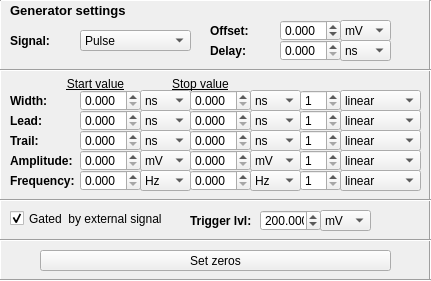
   <widget class="QWidget" name="widget_3" native="true">
    <property name="geometry">
     <rect>
      <x>300</x>
      <y>570</y>
      <width>431</width>
      <height>281</height>
     </rect>
    </property>
    <widget class="QLabel" name="label_25">
     <property name="geometry">
      <rect>
       <x>10</x>
       <y>0</y>
       <width>141</width>
       <height>21</height>
      </rect>
     </property>
     <property name="font">
      <font>
       <pointsize>10</pointsize>
       <weight>75</weight>
       <bold>true</bold>
      </font>
     </property>
     <property name="text">
      <string>Generator settings</string>
     </property>
     <property name="textFormat">
      <enum>Qt::AutoText</enum>
     </property>
     <property name="wordWrap">
      <bool>false</bool>
     </property>
    </widget>
    <widget class="QLabel" name="label_7">
     <property name="geometry">
      <rect>
       <x>10</x>
       <y>170</y>
       <width>71</width>
       <height>21</height>
      </rect>
     </property>
     <property name="font">
      <font>
       <weight>75</weight>
       <bold>true</bold>
      </font>
     </property>
     <property name="text">
      <string>Frequency:</string>
     </property>
    </widget>
    <widget class="QDoubleSpinBox" name="freq">
     <property name="geometry">
      <rect>
       <x>80</x>
       <y>170</y>
       <width>61</width>
       <height>21</height>
      </rect>
     </property>
     <property name="decimals">
      <number>3</number>
     </property>
     <property name="minimum">
      <double>0.000000000000000</double>
     </property>
     <property name="maximum">
      <double>1000.000000000000000</double>
     </property>
     <property name="singleStep">
      <double>1.000000000000000</double>
     </property>
     <property name="value">
      <double>0.000000000000000</double>
     </property>
    </widget>
    <widget class="QComboBox" name="comboBox_freq">
     <property name="geometry">
      <rect>
       <x>140</x>
       <y>170</y>
       <width>51</width>
       <height>21</height>
      </rect>
     </property>
     <item>
      <property name="text">
       <string>Hz</string>
      </property>
     </item>
     <item>
      <property name="text">
       <string>kHz</string>
      </property>
     </item>
     <item>
      <property name="text">
       <string>MHz</string>
      </property>
     </item>
    </widget>
    <widget class="QLabel" name="label_8">
     <property name="geometry">
      <rect>
       <x>210</x>
       <y>40</y>
       <width>47</width>
       <height>21</height>
      </rect>
     </property>
     <property name="font">
      <font>
       <weight>75</weight>
       <bold>true</bold>
      </font>
     </property>
     <property name="text">
      <string>Delay:</string>
     </property>
    </widget>
    <widget class="QDoubleSpinBox" name="delay">
     <property name="geometry">
      <rect>
       <x>280</x>
       <y>40</y>
       <width>61</width>
       <height>21</height>
      </rect>
     </property>
     <property name="decimals">
      <number>3</number>
     </property>
     <property name="maximum">
      <double>1000.000000000000000</double>
     </property>
     <property name="singleStep">
      <double>1.000000000000000</double>
     </property>
    </widget>
    <widget class="QComboBox" name="comboBox_delay">
     <property name="geometry">
      <rect>
       <x>340</x>
       <y>40</y>
       <width>51</width>
       <height>21</height>
      </rect>
     </property>
     <item>
      <property name="text">
       <string>ns</string>
      </property>
     </item>
     <item>
      <property name="text">
       <string>s</string>
      </property>
     </item>
     <item>
      <property name="text">
       <string>ms</string>
      </property>
     </item>
     <item>
      <property name="text">
       <string>μs</string>
      </property>
     </item>
    </widget>
    <widget class="QComboBox" name="comboBox_offset">
     <property name="geometry">
      <rect>
       <x>340</x>
       <y>20</y>
       <width>51</width>
       <height>21</height>
      </rect>
     </property>
     <item>
      <property name="text">
       <string>mV</string>
      </property>
     </item>
     <item>
      <property name="text">
       <string>V</string>
      </property>
     </item>
    </widget>
    <widget class="QLabel" name="Ampl_3">
     <property name="geometry">
      <rect>
       <x>210</x>
       <y>20</y>
       <width>81</width>
       <height>21</height>
      </rect>
     </property>
     <property name="font">
      <font>
       <weight>75</weight>
       <bold>true</bold>
      </font>
     </property>
     <property name="text">
      <string>Offset:</string>
     </property>
    </widget>
    <widget class="QDoubleSpinBox" name="offset">
     <property name="geometry">
      <rect>
       <x>280</x>
       <y>20</y>
       <width>61</width>
       <height>21</height>
      </rect>
     </property>
     <property name="decimals">
      <number>3</number>
     </property>
     <property name="minimum">
      <double>-1000.000000000000000</double>
     </property>
     <property name="maximum">
      <double>1000.000000000000000</double>
     </property>
     <property name="singleStep">
      <double>1.000000000000000</double>
     </property>
    </widget>
    <widget class="QComboBox" name="signal_type_box">
     <property name="geometry">
      <rect>
       <x>80</x>
       <y>30</y>
       <width>111</width>
       <height>21</height>
      </rect>
     </property>
     <item>
      <property name="text">
       <string>Pulse</string>
      </property>
     </item>
     <item>
      <property name="text">
       <string>Square</string>
      </property>
     </item>
     <item>
      <property name="text">
       <string>Sine</string>
      </property>
     </item>
     <item>
      <property name="text">
       <string>Ramp</string>
      </property>
     </item>
     <item>
      <property name="text">
       <string>Noise</string>
      </property>
     </item>
     <item>
      <property name="text">
       <string>Arb</string>
      </property>
     </item>
    </widget>
    <widget class="QLabel" name="label_9">
     <property name="geometry">
      <rect>
       <x>10</x>
       <y>30</y>
       <width>71</width>
       <height>21</height>
      </rect>
     </property>
     <property name="font">
      <font>
       <weight>75</weight>
       <bold>true</bold>
      </font>
     </property>
     <property name="text">
      <string>Signal:</string>
     </property>
    </widget>
    <widget class="Line" name="line_17">
     <property name="geometry">
      <rect>
       <x>0</x>
       <y>-10</y>
       <width>431</width>
       <height>21</height>
      </rect>
     </property>
     <property name="orientation">
      <enum>Qt::Horizontal</enum>
     </property>
    </widget>
    <widget class="Line" name="line_25">
     <property name="geometry">
      <rect>
       <x>-10</x>
       <y>0</y>
       <width>20</width>
       <height>281</height>
      </rect>
     </property>
     <property name="orientation">
      <enum>Qt::Vertical</enum>
     </property>
    </widget>
    <widget class="Line" name="line_24">
     <property name="geometry">
      <rect>
       <x>420</x>
       <y>0</y>
       <width>20</width>
       <height>281</height>
      </rect>
     </property>
     <property name="orientation">
      <enum>Qt::Vertical</enum>
     </property>
    </widget>
    <widget class="Line" name="line_18">
     <property name="geometry">
      <rect>
       <x>0</x>
       <y>230</y>
       <width>431</width>
       <height>21</height>
      </rect>
     </property>
     <property name="orientation">
      <enum>Qt::Horizontal</enum>
     </property>
    </widget>
    <widget class="QCheckBox" name="checkBox_is_triggered">
     <property name="geometry">
      <rect>
       <x>10</x>
       <y>210</y>
       <width>181</width>
       <height>17</height>
      </rect>
     </property>
     <property name="text">
      <string>Gated  by external signal</string>
     </property>
     <property name="checked">
      <bool>true</bool>
     </property>
    </widget>
    <widget class="QComboBox" name="comboBox_trig_lvl">
     <property name="geometry">
      <rect>
       <x>320</x>
       <y>210</y>
       <width>51</width>
       <height>21</height>
      </rect>
     </property>
     <item>
      <property name="text">
       <string>mV</string>
      </property>
     </item>
     <item>
      <property name="text">
       <string>V</string>
      </property>
     </item>
    </widget>
    <widget class="QDoubleSpinBox" name="trig_lvl">
     <property name="geometry">
      <rect>
       <x>260</x>
       <y>210</y>
       <width>61</width>
       <height>21</height>
      </rect>
     </property>
     <property name="decimals">
      <number>3</number>
     </property>
     <property name="maximum">
      <double>999.999000000000024</double>
     </property>
     <property name="singleStep">
      <double>1.000000000000000</double>
     </property>
     <property name="value">
      <double>200.000000000000000</double>
     </property>
    </widget>
    <widget class="QLabel" name="Ampl_4">
     <property name="geometry">
      <rect>
       <x>190</x>
       <y>210</y>
       <width>81</width>
       <height>21</height>
      </rect>
     </property>
     <property name="font">
      <font>
       <weight>75</weight>
       <bold>true</bold>
      </font>
     </property>
     <property name="text">
      <string>Trigger lvl:</string>
     </property>
    </widget>
    <widget class="QLabel" name="label_13">
     <property name="geometry">
      <rect>
       <x>10</x>
       <y>110</y>
       <width>47</width>
       <height>21</height>
      </rect>
     </property>
     <property name="font">
      <font>
       <weight>75</weight>
       <bold>true</bold>
      </font>
     </property>
     <property name="text">
      <string>Lead:</string>
     </property>
    </widget>
    <widget class="QComboBox" name="comboBox_lead_2">
     <property name="geometry">
      <rect>
       <x>250</x>
       <y>110</y>
       <width>51</width>
       <height>21</height>
      </rect>
     </property>
     <item>
      <property name="text">
       <string>ns</string>
      </property>
     </item>
     <item>
      <property name="text">
       <string>s</string>
      </property>
     </item>
     <item>
      <property name="text">
       <string>ms</string>
      </property>
     </item>
     <item>
      <property name="text">
       <string>us</string>
      </property>
     </item>
    </widget>
    <widget class="QComboBox" name="comboBox_ampl_2">
     <property name="geometry">
      <rect>
       <x>250</x>
       <y>150</y>
       <width>51</width>
       <height>21</height>
      </rect>
     </property>
     <item>
      <property name="text">
       <string>mV</string>
      </property>
     </item>
     <item>
      <property name="text">
       <string>V</string>
      </property>
     </item>
    </widget>
    <widget class="QDoubleSpinBox" name="lead_2">
     <property name="geometry">
      <rect>
       <x>190</x>
       <y>110</y>
       <width>61</width>
       <height>21</height>
      </rect>
     </property>
     <property name="decimals">
      <number>3</number>
     </property>
     <property name="maximum">
      <double>1000.000000000000000</double>
     </property>
     <property name="singleStep">
      <double>1.000000000000000</double>
     </property>
    </widget>
    <widget class="QComboBox" name="comboBox_trail">
     <property name="geometry">
      <rect>
       <x>140</x>
       <y>130</y>
       <width>51</width>
       <height>21</height>
      </rect>
     </property>
     <item>
      <property name="text">
       <string>ns</string>
      </property>
     </item>
     <item>
      <property name="text">
       <string>s</string>
      </property>
     </item>
     <item>
      <property name="text">
       <string>ms</string>
      </property>
     </item>
     <item>
      <property name="text">
       <string>us</string>
      </property>
     </item>
    </widget>
    <widget class="QDoubleSpinBox" name="width_2">
     <property name="geometry">
      <rect>
       <x>190</x>
       <y>90</y>
       <width>61</width>
       <height>21</height>
      </rect>
     </property>
     <property name="decimals">
      <number>3</number>
     </property>
     <property name="maximum">
      <double>1000.000000000000000</double>
     </property>
     <property name="singleStep">
      <double>1.000000000000000</double>
     </property>
    </widget>
    <widget class="QLabel" name="label_14">
     <property name="geometry">
      <rect>
       <x>10</x>
       <y>130</y>
       <width>47</width>
       <height>21</height>
      </rect>
     </property>
     <property name="font">
      <font>
       <weight>75</weight>
       <bold>true</bold>
      </font>
     </property>
     <property name="text">
      <string>Trail:</string>
     </property>
    </widget>
    <widget class="QComboBox" name="comboBox_ampl">
     <property name="geometry">
      <rect>
       <x>140</x>
       <y>150</y>
       <width>51</width>
       <height>21</height>
      </rect>
     </property>
     <item>
      <property name="text">
       <string>mV</string>
      </property>
     </item>
     <item>
      <property name="text">
       <string>V</string>
      </property>
     </item>
    </widget>
    <widget class="QDoubleSpinBox" name="ampl">
     <property name="geometry">
      <rect>
       <x>80</x>
       <y>150</y>
       <width>61</width>
       <height>21</height>
      </rect>
     </property>
     <property name="decimals">
      <number>3</number>
     </property>
     <property name="minimum">
      <double>0.000000000000000</double>
     </property>
     <property name="maximum">
      <double>1000.000000000000000</double>
     </property>
     <property name="singleStep">
      <double>1.000000000000000</double>
     </property>
    </widget>
    <widget class="QDoubleSpinBox" name="lead">
     <property name="geometry">
      <rect>
       <x>80</x>
       <y>110</y>
       <width>61</width>
       <height>21</height>
      </rect>
     </property>
     <property name="decimals">
      <number>3</number>
     </property>
     <property name="maximum">
      <double>1000.000000000000000</double>
     </property>
     <property name="singleStep">
      <double>1.000000000000000</double>
     </property>
    </widget>
    <widget class="QLabel" name="label_12">
     <property name="geometry">
      <rect>
       <x>10</x>
       <y>90</y>
       <width>47</width>
       <height>21</height>
      </rect>
     </property>
     <property name="font">
      <font>
       <weight>75</weight>
       <bold>true</bold>
      </font>
     </property>
     <property name="text">
      <string>Width:</string>
     </property>
    </widget>
    <widget class="QDoubleSpinBox" name="trail_2">
     <property name="geometry">
      <rect>
       <x>190</x>
       <y>130</y>
       <width>61</width>
       <height>21</height>
      </rect>
     </property>
     <property name="decimals">
      <number>3</number>
     </property>
     <property name="maximum">
      <double>1000.000000000000000</double>
     </property>
     <property name="singleStep">
      <double>1.000000000000000</double>
     </property>
    </widget>
    <widget class="QComboBox" name="comboBox_lead">
     <property name="geometry">
      <rect>
       <x>140</x>
       <y>110</y>
       <width>51</width>
       <height>21</height>
      </rect>
     </property>
     <item>
      <property name="text">
       <string>ns</string>
      </property>
     </item>
     <item>
      <property name="text">
       <string>s</string>
      </property>
     </item>
     <item>
      <property name="text">
       <string>ms</string>
      </property>
     </item>
     <item>
      <property name="text">
       <string>us</string>
      </property>
     </item>
    </widget>
    <widget class="QDoubleSpinBox" name="trail">
     <property name="geometry">
      <rect>
       <x>80</x>
       <y>130</y>
       <width>61</width>
       <height>21</height>
      </rect>
     </property>
     <property name="decimals">
      <number>3</number>
     </property>
     <property name="maximum">
      <double>1000.000000000000000</double>
     </property>
     <property name="singleStep">
      <double>1.000000000000000</double>
     </property>
    </widget>
    <widget class="QDoubleSpinBox" name="ampl_2">
     <property name="geometry">
      <rect>
       <x>190</x>
       <y>150</y>
       <width>61</width>
       <height>21</height>
      </rect>
     </property>
     <property name="decimals">
      <number>3</number>
     </property>
     <property name="maximum">
      <double>1000.000000000000000</double>
     </property>
     <property name="singleStep">
      <double>1.000000000000000</double>
     </property>
    </widget>
    <widget class="QLabel" name="Ampl">
     <property name="geometry">
      <rect>
       <x>10</x>
       <y>150</y>
       <width>81</width>
       <height>21</height>
      </rect>
     </property>
     <property name="font">
      <font>
       <weight>75</weight>
       <bold>true</bold>
      </font>
     </property>
     <property name="text">
      <string>Amplitude:</string>
     </property>
    </widget>
    <widget class="QComboBox" name="comboBox_width">
     <property name="geometry">
      <rect>
       <x>140</x>
       <y>90</y>
       <width>51</width>
       <height>21</height>
      </rect>
     </property>
     <item>
      <property name="text">
       <string>ns</string>
      </property>
     </item>
     <item>
      <property name="text">
       <string>s</string>
      </property>
     </item>
     <item>
      <property name="text">
       <string>ms</string>
      </property>
     </item>
     <item>
      <property name="text">
       <string>us</string>
      </property>
     </item>
    </widget>
    <widget class="QComboBox" name="comboBox_trail_2">
     <property name="geometry">
      <rect>
       <x>250</x>
       <y>130</y>
       <width>51</width>
       <height>21</height>
      </rect>
     </property>
     <item>
      <property name="text">
       <string>ns</string>
      </property>
     </item>
     <item>
      <property name="text">
       <string>s</string>
      </property>
     </item>
     <item>
      <property name="text">
       <string>ms</string>
      </property>
     </item>
     <item>
      <property name="text">
       <string>us</string>
      </property>
     </item>
    </widget>
    <widget class="QDoubleSpinBox" name="width">
     <property name="geometry">
      <rect>
       <x>80</x>
       <y>90</y>
       <width>61</width>
       <height>21</height>
      </rect>
     </property>
     <property name="decimals">
      <number>3</number>
     </property>
     <property name="maximum">
      <double>1000.000000000000000</double>
     </property>
     <property name="singleStep">
      <double>1.000000000000000</double>
     </property>
    </widget>
    <widget class="QComboBox" name="comboBox_width_2">
     <property name="geometry">
      <rect>
       <x>250</x>
       <y>90</y>
       <width>51</width>
       <height>21</height>
      </rect>
     </property>
     <item>
      <property name="text">
       <string>ns</string>
      </property>
     </item>
     <item>
      <property name="text">
       <string>s</string>
      </property>
     </item>
     <item>
      <property name="text">
       <string>ms</string>
      </property>
     </item>
     <item>
      <property name="text">
       <string>us</string>
      </property>
     </item>
    </widget>
    <widget class="QLabel" name="label_16">
     <property name="geometry">
      <rect>
       <x>50</x>
       <y>73</y>
       <width>91</width>
       <height>21</height>
      </rect>
     </property>
     <property name="font">
      <font>
       <weight>50</weight>
       <bold>false</bold>
       <underline>true</underline>
      </font>
     </property>
     <property name="text">
      <string>Start value</string>
     </property>
     <property name="alignment">
      <set>Qt::AlignCenter</set>
     </property>
    </widget>
    <widget class="QLabel" name="label_17">
     <property name="geometry">
      <rect>
       <x>170</x>
       <y>73</y>
       <width>61</width>
       <height>21</height>
      </rect>
     </property>
     <property name="font">
      <font>
       <weight>50</weight>
       <bold>false</bold>
       <underline>true</underline>
      </font>
     </property>
     <property name="text">
      <string>Stop value</string>
     </property>
     <property name="alignment">
      <set>Qt::AlignCenter</set>
     </property>
    </widget>
    <widget class="QSpinBox" name="spinBox_width_times">
     <property name="geometry">
      <rect>
       <x>300</x>
       <y>90</y>
       <width>41</width>
       <height>21</height>
      </rect>
     </property>
     <property name="minimum">
      <number>1</number>
     </property>
     <property name="value">
      <number>1</number>
     </property>
    </widget>
    <widget class="QComboBox" name="comboBox_width_delta">
     <property name="geometry">
      <rect>
       <x>340</x>
       <y>90</y>
       <width>81</width>
       <height>21</height>
      </rect>
     </property>
     <item>
      <property name="text">
       <string>linear</string>
      </property>
     </item>
     <item>
      <property name="text">
       <string>logarithmic</string>
      </property>
     </item>
    </widget>
    <widget class="QSpinBox" name="spinBox_lead_times">
     <property name="geometry">
      <rect>
       <x>300</x>
       <y>110</y>
       <width>41</width>
       <height>21</height>
      </rect>
     </property>
     <property name="minimum">
      <number>1</number>
     </property>
     <property name="value">
      <number>1</number>
     </property>
    </widget>
    <widget class="QSpinBox" name="spinBox_trail_times">
     <property name="geometry">
      <rect>
       <x>300</x>
       <y>130</y>
       <width>41</width>
       <height>21</height>
      </rect>
     </property>
     <property name="minimum">
      <number>1</number>
     </property>
     <property name="value">
      <number>1</number>
     </property>
    </widget>
    <widget class="QSpinBox" name="spinBox_ampl_times">
     <property name="geometry">
      <rect>
       <x>300</x>
       <y>150</y>
       <width>41</width>
       <height>21</height>
      </rect>
     </property>
     <property name="minimum">
      <number>1</number>
     </property>
     <property name="value">
      <number>1</number>
     </property>
    </widget>
    <widget class="QComboBox" name="comboBox_lead_delta">
     <property name="geometry">
      <rect>
       <x>340</x>
       <y>110</y>
       <width>81</width>
       <height>21</height>
      </rect>
     </property>
     <item>
      <property name="text">
       <string>linear</string>
      </property>
     </item>
     <item>
      <property name="text">
       <string>logarithmic</string>
      </property>
     </item>
    </widget>
    <widget class="QComboBox" name="comboBox_trail_delta">
     <property name="geometry">
      <rect>
       <x>340</x>
       <y>130</y>
       <width>81</width>
       <height>21</height>
      </rect>
     </property>
     <item>
      <property name="text">
       <string>linear</string>
      </property>
     </item>
     <item>
      <property name="text">
       <string>logarithmic</string>
      </property>
     </item>
    </widget>
    <widget class="QComboBox" name="comboBox_ampl_delta">
     <property name="geometry">
      <rect>
       <x>340</x>
       <y>150</y>
       <width>81</width>
       <height>21</height>
      </rect>
     </property>
     <item>
      <property name="text">
       <string>linear</string>
      </property>
     </item>
     <item>
      <property name="text">
       <string>logarithmic</string>
      </property>
     </item>
    </widget>
    <widget class="QComboBox" name="comboBox_freq_2">
     <property name="geometry">
      <rect>
       <x>250</x>
       <y>170</y>
       <width>51</width>
       <height>21</height>
      </rect>
     </property>
     <item>
      <property name="text">
       <string>Hz</string>
      </property>
     </item>
     <item>
      <property name="text">
       <string>kHz</string>
      </property>
     </item>
     <item>
      <property name="text">
       <string>MHz</string>
      </property>
     </item>
    </widget>
    <widget class="QDoubleSpinBox" name="freq_2">
     <property name="geometry">
      <rect>
       <x>190</x>
       <y>170</y>
       <width>61</width>
       <height>21</height>
      </rect>
     </property>
     <property name="decimals">
      <number>3</number>
     </property>
     <property name="minimum">
      <double>0.000000000000000</double>
     </property>
     <property name="maximum">
      <double>1000.000000000000000</double>
     </property>
     <property name="singleStep">
      <double>1.000000000000000</double>
     </property>
     <property name="value">
      <double>0.000000000000000</double>
     </property>
    </widget>
    <widget class="QSpinBox" name="spinBox_freq_times">
     <property name="geometry">
      <rect>
       <x>300</x>
       <y>170</y>
       <width>41</width>
       <height>21</height>
      </rect>
     </property>
     <property name="minimum">
      <number>1</number>
     </property>
     <property name="value">
      <number>1</number>
     </property>
    </widget>
    <widget class="QComboBox" name="comboBox_freq_delta">
     <property name="geometry">
      <rect>
       <x>340</x>
       <y>170</y>
       <width>81</width>
       <height>21</height>
      </rect>
     </property>
     <item>
      <property name="text">
       <string>linear</string>
      </property>
     </item>
     <item>
      <property name="text">
       <string>logarithmic</string>
      </property>
     </item>
    </widget>
    <widget class="Line" name="line_32">
     <property name="geometry">
      <rect>
       <x>0</x>
       <y>60</y>
       <width>431</width>
       <height>21</height>
      </rect>
     </property>
     <property name="orientation">
      <enum>Qt::Horizontal</enum>
     </property>
    </widget>
    <widget class="Line" name="line_33">
     <property name="geometry">
      <rect>
       <x>0</x>
       <y>190</y>
       <width>431</width>
       <height>21</height>
      </rect>
     </property>
     <property name="orientation">
      <enum>Qt::Horizontal</enum>
     </property>
    </widget>
    <widget class="Line" name="line_22">
     <property name="geometry">
      <rect>
       <x>0</x>
       <y>270</y>
       <width>431</width>
       <height>21</height>
      </rect>
     </property>
     <property name="orientation">
      <enum>Qt::Horizontal</enum>
     </property>
    </widget>
    <widget class="QPushButton" name="gen_zero_butt">
     <property name="geometry">
      <rect>
       <x>40</x>
       <y>250</y>
       <width>351</width>
       <height>21</height>
      </rect>
     </property>
     <property name="text">
      <string>Set zeros</string>
     </property>
    </widget>
    <zorder>label_25</zorder>
    <zorder>label_7</zorder>
    <zorder>freq</zorder>
    <zorder>comboBox_freq</zorder>
    <zorder>label_8</zorder>
    <zorder>delay</zorder>
    <zorder>comboBox_delay</zorder>
    <zorder>comboBox_offset</zorder>
    <zorder>Ampl_3</zorder>
    <zorder>offset</zorder>
    <zorder>signal_type_box</zorder>
    <zorder>label_9</zorder>
    <zorder>line_17</zorder>
    <zorder>line_25</zorder>
    <zorder>line_24</zorder>
    <zorder>line_18</zorder>
    <zorder>checkBox_is_triggered</zorder>
    <zorder>comboBox_trig_lvl</zorder>
    <zorder>trig_lvl</zorder>
    <zorder>Ampl_4</zorder>
    <zorder>label_13</zorder>
    <zorder>comboBox_lead_2</zorder>
    <zorder>comboBox_ampl_2</zorder>
    <zorder>lead_2</zorder>
    <zorder>width_2</zorder>
    <zorder>label_14</zorder>
    <zorder>ampl</zorder>
    <zorder>lead</zorder>
    <zorder>label_12</zorder>
    <zorder>trail_2</zorder>
    <zorder>trail</zorder>
    <zorder>ampl_2</zorder>
    <zorder>Ampl</zorder>
    <zorder>comboBox_trail_2</zorder>
    <zorder>width</zorder>
    <zorder>comboBox_width_2</zorder>
    <zorder>comboBox_trail</zorder>
    <zorder>comboBox_ampl</zorder>
    <zorder>comboBox_width</zorder>
    <zorder>comboBox_lead</zorder>
    <zorder>label_16</zorder>
    <zorder>label_17</zorder>
    <zorder>spinBox_width_times</zorder>
    <zorder>comboBox_width_delta</zorder>
    <zorder>spinBox_lead_times</zorder>
    <zorder>spinBox_trail_times</zorder>
    <zorder>spinBox_ampl_times</zorder>
    <zorder>comboBox_lead_delta</zorder>
    <zorder>comboBox_trail_delta</zorder>
    <zorder>comboBox_ampl_delta</zorder>
    <zorder>comboBox_freq_2</zorder>
    <zorder>freq_2</zorder>
    <zorder>spinBox_freq_times</zorder>
    <zorder>comboBox_freq_delta</zorder>
    <zorder>line_32</zorder>
    <zorder>line_33</zorder>
    <zorder>line_22</zorder>
    <zorder>gen_zero_butt</zorder>
   </widget>
